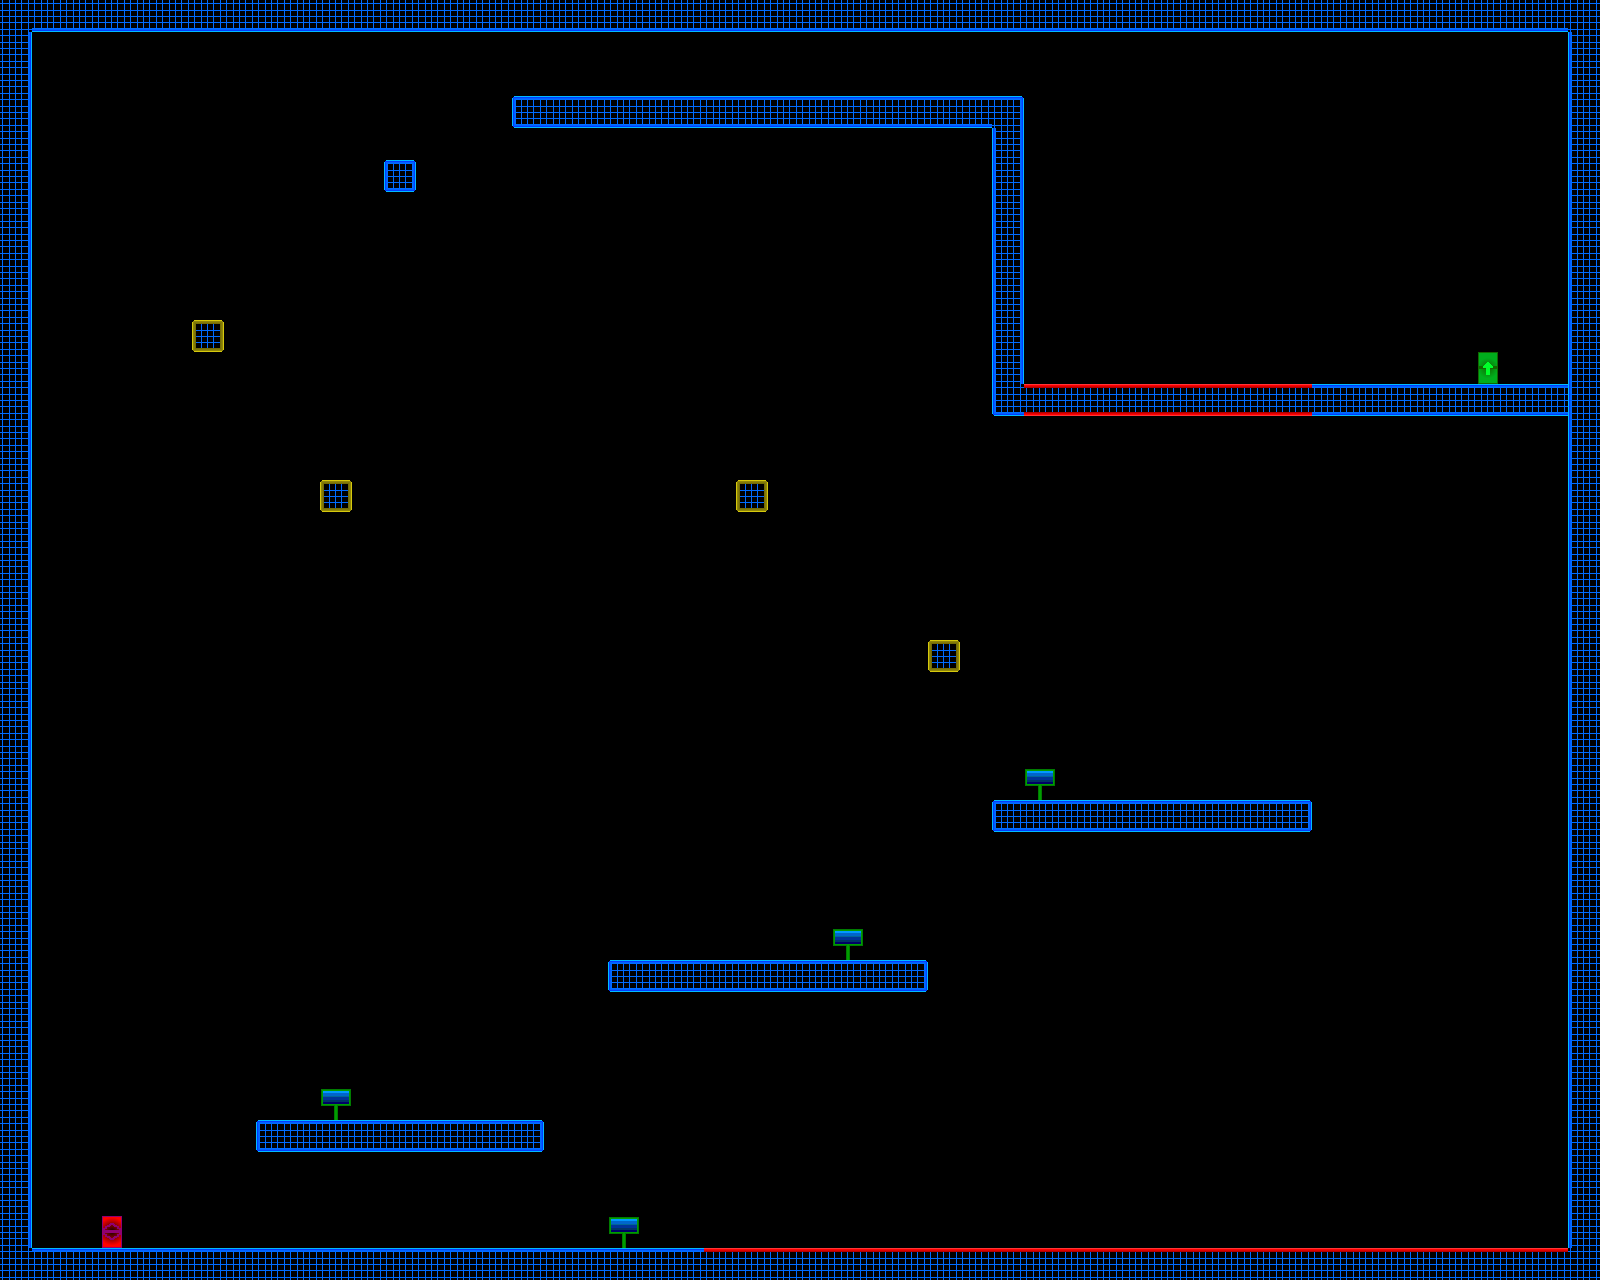

Tiled map render using the project's own tile images. Description and the map definition, with tile-layer contents summarised, below:
An orthogonal 50x40 tile map with 32x32 px tiles, 1 tile layer (Tile Layer 1) and 33 objects.

<map version="1.0" orientation="orthogonal" renderorder="right-down" width="50" height="40" tilewidth="32" tileheight="32" nextobjectid="37">
 <tileset firstgid="1" name="TestTile" tilewidth="32" tileheight="32" tilecount="117">
  <image source="resources/tiles/TestTile.png" width="416" height="288" />
 </tileset>
 <layer name="Tile Layer 1" width="50" height="40">
  <data>[2000 cells, 258 non-empty, 18 distinct tile ids]</data>
 </layer>
 <objectgroup name="Triggers" visible="0">
  <object id="2" x="320" y="1088" width="32" height="32">
   <properties>
    <property name="Help" value="It's high, maybe i could give you a lift." />
   </properties>
  </object>
  <object id="3" x="256" y="1120" width="288" height="32">
   <properties>
    <property name="blocker" value="tblr" />
   </properties>
  </object>
  <object id="4" x="32" y="1248" width="672" height="32">
   <properties>
    <property name="blocker" value="t" />
   </properties>
  </object>
  <object id="5" x="96" y="1216" width="32" height="32">
   <properties>
    <property name="playerEntrance" value="" />
   </properties>
  </object>
  <object id="6" x="608" y="1216" width="32" height="32">
   <properties>
    <property name="Help" value="JUMP!!" />
   </properties>
  </object>
  <object id="7" x="832" y="928" width="32" height="32">
   <properties>
    <property name="Help" value="Hop on, Buddy!!" />
   </properties>
  </object>
  <object id="8" x="608" y="960" width="320" height="32">
   <properties>
    <property name="blocker" value="tblr" />
   </properties>
  </object>
  <object id="9" x="704" y="1248" width="864" height="32">
   <properties>
    <property name="deadly" value="t" />
   </properties>
  </object>
  <object id="10" x="992" y="800" width="320" height="32">
   <properties>
    <property name="blocker" value="tblr" />
   </properties>
  </object>
  <object id="11" x="512" y="96" width="512" height="32">
   <properties>
    <property name="ObsReverse" value="" />
    <property name="blocker" value="tblr" />
   </properties>
  </object>
  <object id="12" x="992" y="128" width="32" height="288">
   <properties>
    <property name="blocker" value="blr" />
   </properties>
  </object>
  <object id="14" x="1312" y="384" width="256" height="32">
   <properties>
    <property name="blocker" value="tb" />
   </properties>
  </object>
  <object id="15" x="1472" y="352" width="32" height="32">
   <properties>
    <property name="playerExit" value="stick" />
   </properties>
  </object>
  <object id="16" x="1024" y="384" width="288" height="32">
   <properties>
    <property name="deadly" value="tb" />
   </properties>
  </object>
  <object id="17" x="384" y="160" width="32" height="32">
   <properties>
    <property name="blocker" value="tblr" />
   </properties>
  </object>
  <object id="18" x="192" y="320" width="32" height="32">
   <properties>
    <property name="bouncy" value="tblr" />
    <property name="power" value="1000" />
   </properties>
  </object>
  <object id="19" x="1024" y="768" width="32" height="32">
   <properties>
    <property name="Help" value="Last one, cm'on!!" />
   </properties>
  </object>
  <object id="20" x="320" y="480" width="32" height="32">
   <properties>
    <property name="bouncy" value="tblr" />
    <property name="power" value="1000" />
   </properties>
  </object>
  <object id="22" x="736" y="480" width="32" height="32">
   <properties>
    <property name="bouncy" value="tblr" />
    <property name="power" value="1000" />
   </properties>
  </object>
  <object id="23" x="928" y="640" width="32" height="32">
   <properties>
    <property name="bouncy" value="tblr" />
    <property name="power" value="1000" />
   </properties>
  </object>
  <object id="24" x="0" y="0" width="32" height="1280">
   <properties>
    <property name="ObsReverse" value="" />
    <property name="blocker" value="r" />
   </properties>
  </object>
  <object id="25" x="32" y="0" width="1536" height="32">
   <properties>
    <property name="blocker" value="b" />
   </properties>
  </object>
  <object id="26" x="1568" y="0" width="32" height="1280">
   <properties>
    <property name="blocker" value="l" />
   </properties>
  </object>
  <object id="27" x="576" y="288" width="32" height="32">
   <properties>
    <property name="ObsSpeed" value="250" />
    <property name="Obstacle" value="v" />
   </properties>
  </object>
  <object id="28" x="576" y="480" width="32" height="32">
   <properties>
    <property name="ObsReverse" value="" />
   </properties>
  </object>
  <object id="29" x="576" y="1024" width="32" height="32">
   <properties>
    <property name="ObsReverse" value="" />
   </properties>
  </object>
  <object id="30" x="576" y="832" width="32" height="32">
   <properties>
    <property name="ObsSpeed" value="250" />
    <property name="Obstacle" value="v" />
   </properties>
  </object>
  <object id="31" x="576" y="736" width="32" height="32">
   <properties>
    <property name="ObsReverse" value="" />
   </properties>
  </object>
  <object id="32" x="960" y="416" width="32" height="32">
   <properties>
    <property name="ObsReverse" value="" />
   </properties>
  </object>
  <object id="33" x="960" y="672" width="32" height="32">
   <properties>
    <property name="ObsSpeed" value="250" />
    <property name="Obstacle" value="v" />
   </properties>
  </object>
  <object id="34" x="960" y="864" width="32" height="32">
   <properties>
    <property name="ObsReverse" value="" />
   </properties>
  </object>
  <object id="35" x="160" y="384" width="32" height="32">
   <properties>
    <property name="ObsSpeed" value="250" />
    <property name="Obstacle" value="h" />
   </properties>
  </object>
  <object id="36" x="352" y="384" width="32" height="32">
   <properties>
    <property name="ObsReverse" value="" />
   </properties>
  </object>
 </objectgroup>
</map>
